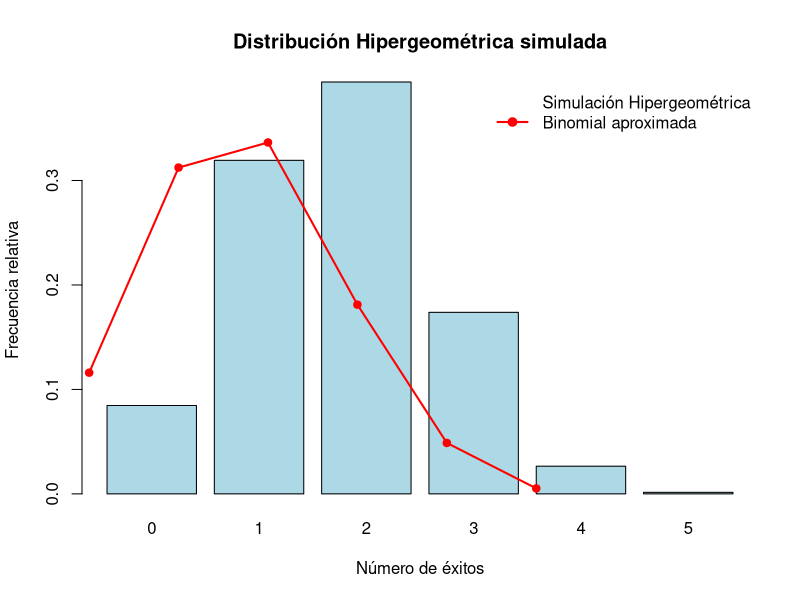

Here is the R script that generated this plot:
## ---- chunk 1
# =======================================================
# CAPÍTULO: Distribución Hipergeométrica - R
# =======================================================

# --- 1. Parámetros de ejemplo ---
N <- 20    # Tamaño población
K <- 7     # Número de éxitos en población
n <- 5     # Tamaño muestra

cat("Parámetros:\n")
cat("N =", N, "K =", K, "n =", n, "\n\n")

# =======================================================
# 2. Función de probabilidad (PMF)
# =======================================================
k <- 3  # Número de éxitos deseado
prob_k <- dhyper(k, K, N-K, n)
cat("Probabilidad de exactamente", k, "éxitos:", prob_k, "\n\n")

# =======================================================
# 3. Probabilidades acumuladas
# =======================================================
# P(X <= k)
prob_menor_igual <- phyper(k, K, N-K, n)
cat("Probabilidad de X <=", k, ":", prob_menor_igual, "\n")

# P(X >= k) = 1 - P(X <= k-1)
prob_mayor_igual <- 1 - phyper(k-1, K, N-K, n)
cat("Probabilidad de X >=", k, ":", prob_mayor_igual, "\n\n")

# =======================================================
# 4. Media y varianza
# =======================================================
mu <- n * K / N
varianza <- n * K / N * (N-K)/N * (N-n)/(N-1)
sigma <- sqrt(varianza)
cat("Media:", mu, "Varianza:", varianza, "Desviación estándar:", sigma, "\n\n")

# =======================================================
# 5. Simulación
# =======================================================
set.seed(123)
n_sim <- 10000
sim <- rhyper(n_sim, K, N-K, n)

# Frecuencias empíricas
freq_emp <- table(sim)/n_sim
cat("Frecuencias empíricas de la simulación:\n")
print(freq_emp)

# Histograma de simulación
barplot(freq_emp, col="lightblue", main="Distribución Hipergeométrica simulada",
        xlab="Número de éxitos", ylab="Frecuencia relativa")

# =======================================================
# 6. Comparación con Binomial aproximada
# =======================================================
p_bin <- K / N
pmf_binom <- dbinom(0:n, n, p_bin)

# Superponer binomial
points(0:n, pmf_binom, col="red", pch=19)
lines(0:n, pmf_binom, col="red", lwd=2)
legend("topright", legend=c("Simulación Hipergeométrica","Binomial aproximada"),
       col=c("lightblue","red"), lwd=c(NA,2), pch=c(NA,19), bty="n")

# =======================================================
# 7. Ejemplo avanzado: productos defectuosos
# =======================================================
N2 <- 50  # tamaño lote
K2 <- 10  # defectuosos
n2 <- 8   # inspeccionados

# Probabilidad de exactamente 2 defectuosos
prob2 <- dhyper(2, K2, N2-K2, n2)

# Media y desviación estándar
mu2 <- n2*K2/N2
sigma2 <- sqrt(n2*K2/N2 * (N2-K2)/N2 * (N2-n2)/(N2-1))

cat("\nEjemplo: Productos defectuosos\n")
cat("Probabilidad de exactamente 2 defectuosos:", prob2, "\n")
cat("Media:", mu2, "Desviación estándar:", sigma2, "\n")

